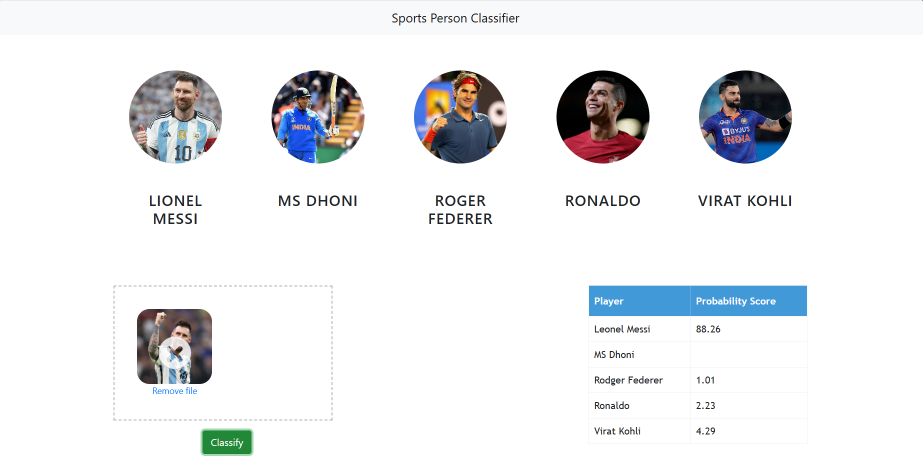
#> input picture UI image.png, 1846 x 922 px, given in place of test1.png, which was not available (shown at 1/2 size)
$ jupyter execute --allow-errors main.ipynb   (shell and % lines are left out)
#> lines starting #> are read from the running program, lines starting #| are printed output that depends on the picture; pictures that were not available may be replaced by others from this repository, and a replacement may not be noted
[cell 1]
import numpy as np
import cv2
import matplotlib
from matplotlib import pyplot as plt

[cell 2]
img = cv2.imread("C:\\Users\\prana\\Desktop\\Anaconda\\ML\\Sports_celebrity_Classification\\model\\test_images\\test1.png")
#> img is the input picture: shape (922, 1846, 3); mean B, G, R 237.9, 236.2, 235.2
img.shape
#> Out = (922, 1846, 3)

[cell 3]
plt.imshow(img)

[cell 4]
gray = cv2.cvtColor(img , cv2.COLOR_BGR2GRAY)
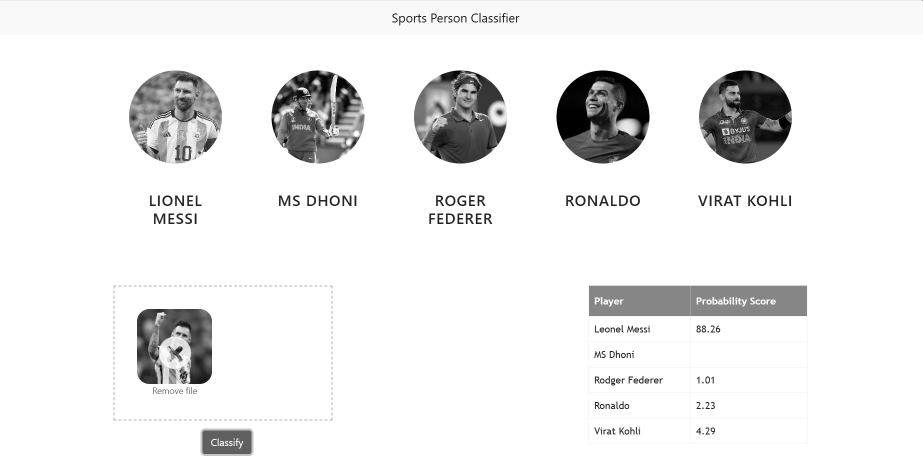
#> gray: shape (922, 1846) (shown at 1/2 size); min 0, max 255, mean 236.1
gray.shape
#> Out = (922, 1846)

[cell 5]
gray

[cell 6]
plt.imshow(img , cmap='gray')

[cell 7]
import cv2

face_cascade = cv2.CascadeClassifier('C:\\Users\\prana\\Desktop\\Anaconda\\ML\\Sports_celebrity_Classification\\model\\OpenCV\\haarcascade_frontalface_default.xml')
eye_cascade = cv2.CascadeClassifier('C:\\Users\\prana\\Desktop\\Anaconda\\ML\\Sports_celebrity_Classification\\model\\OpenCV\\haarcascade_eye.xml')

if face_cascade.empty():
    print("Error loading face cascade")
if eye_cascade.empty():
    print("Error loading eye cascade")

[cell 8]
faces = face_cascade.detectMultiScale(gray , 1.3 , 5)
#> faces = [[339, 164, 51, 51], [910, 164, 53, 53], [1161, 159, 72, 72]]

[cell 9]
faces
#> Out has the same summary as faces

[cell 10]
(x,y,w,h) = faces[0]
#> x = 339; y = 164; w = 51; h = 51
x,y,w,h
#> Out = (339, 164, 51, 51)

[cell 11]
face_img = cv2.rectangle(img , (x,y) , (x+w , y+h),(255,0,0),2)
plt.imshow(face_img)

[cell 12]
cv2.destroyAllWindows()
for(x,y,w,h) in faces:
    face_img = cv2.rectangle(img,(x,y),(x+w,y+h),(255,0,0),2)
    roi_gray = gray[y:y+h , x:x+w]
    roi_color = face_img[y:y+h , x:x+w]
    eyes = eye_cascade.detectMultiScale(roi_gray, scaleFactor=1.1, minNeighbors=5, minSize=(20, 20))
    for(ex,ey,ew,eh) in eyes:
        cv2.rectangle(roi_color , (ex,ey) , (ex+ew , ey+eh),(0,255,0),2)
#> this loop made 3 passes
#> pass 1, `roi_gray = gray[y:y+h , x:x+w]`:
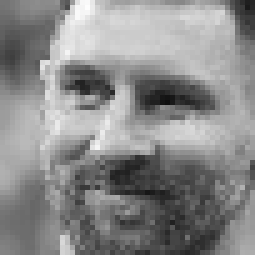
#> roi_gray: shape (51, 51) (shown 5 times larger); min 15, max 253, mean 137.8
#> pass 2, `face_img = cv2.rectangle(img,(x,y),(x+w,y+h),(255,0,0),2)`:
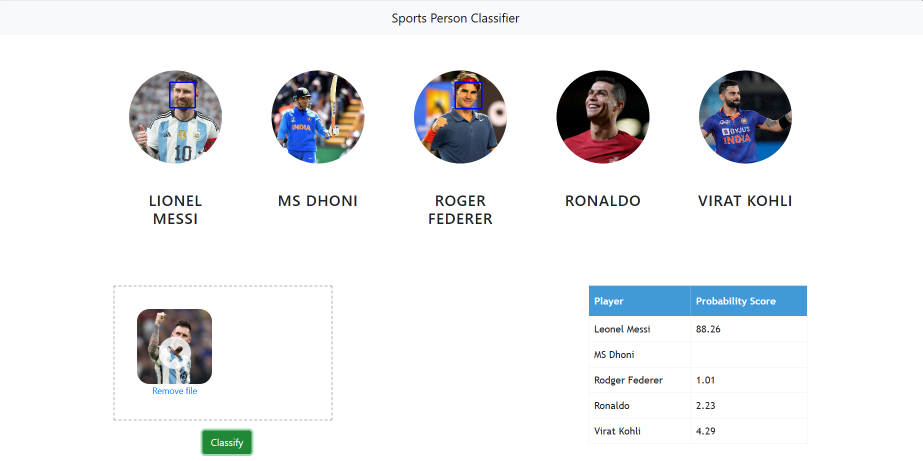
#> face_img: shape (922, 1846, 3) (shown at 1/2 size); mean B, G, R 238.1, 236.2, 235.1
#> pass 2, `roi_gray = gray[y:y+h , x:x+w]`:
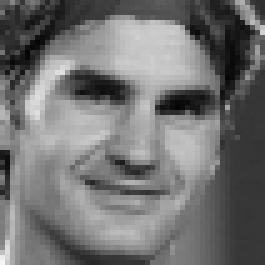
#> roi_gray: shape (53, 53) (shown 5 times larger); min 4, max 245, mean 114.3
#> after the loop:
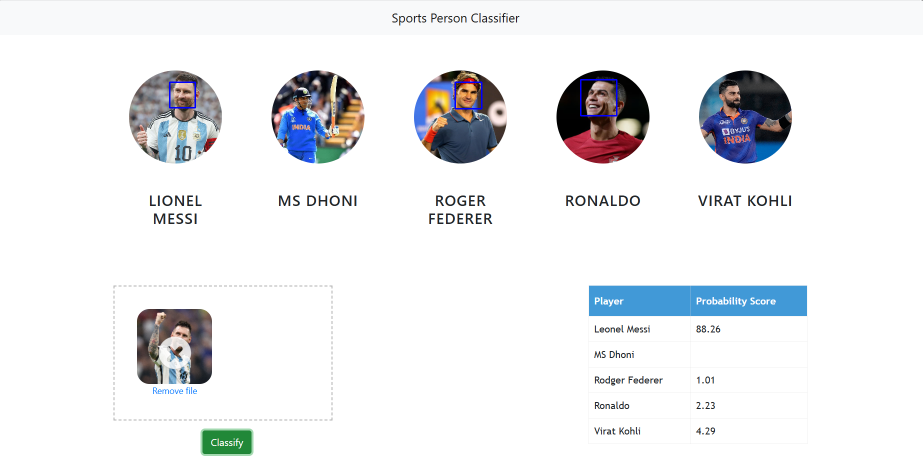
#> img: shape (922, 1846, 3) (shown at 1/2 size); mean B, G, R 238.2, 236.1, 235
#> after the loop:
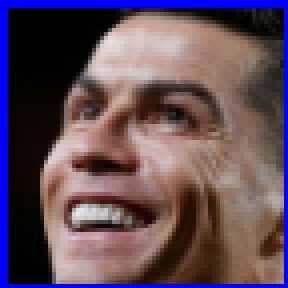
#> roi_color: shape (72, 72, 3) (shown 4 times larger); mean B, G, R 90.2, 76, 96.5
#> after the loop:
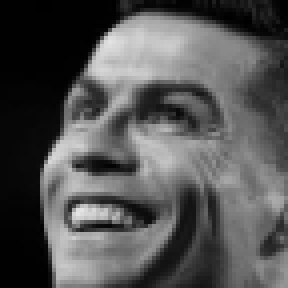
#> roi_gray: shape (72, 72) (shown 4 times larger); min 0, max 228, mean 83.6

plt.figure()
plt.imshow(face_img , cmap='gray')
plt.show()

[cell 13]
plt.imshow(roi_color , cmap = 'gray')

[cell 14]
def get_cropped_image_if_2_eyes(image_path):
    img = cv2.imread(image_path)
    gray = cv2.cvtColor(img , cv2.COLOR_BGR2GRAY)
    faces = face_cascade.detectMultiScale(gray , 1.3,5)
    for (x,y,w,h) in faces:
        roi_gray = gray[y:y+h , x:x+w]
        roi_color = img[y:y+h , x:x+w]
        eyes = eye_cascade.detectMultiScale(roi_gray)
        if len(eyes) >=2:
            return roi_color
#> this loop made 3 passes
#> pass 1, in get_cropped_image_if_2_eyes, `roi_color = img[y:y+h , x:x+w]`:
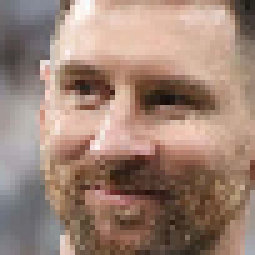
#> roi_color: shape (51, 51, 3) (shown 5 times larger); mean B, G, R 117.9, 131.4, 158.1
#> pass 2, in get_cropped_image_if_2_eyes, `roi_color = img[y:y+h , x:x+w]`:
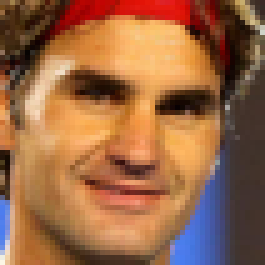
#> roi_color: shape (53, 53, 3) (shown 5 times larger); mean B, G, R 69, 102.8, 154.1
#> pass 3, in get_cropped_image_if_2_eyes, `roi_color = img[y:y+h , x:x+w]`:
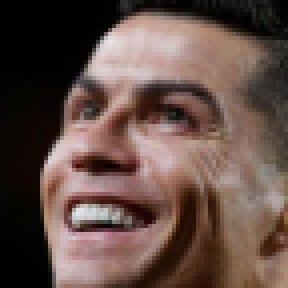
#> roi_color: shape (72, 72, 3) (shown 4 times larger); mean B, G, R 71.1, 78.1, 99.1

[cell 15]
original_image = cv2.imread("C:\\Users\\prana\\Desktop\\Anaconda\\ML\\Sports_celebrity_Classification\\model\\test_images\\test1.png")
plt.imshow(original_image)

[cell 16]
cropped_image = get_cropped_image_if_2_eyes("C:\\Users\\prana\\Desktop\\Anaconda\\ML\\Sports_celebrity_Classification\\model\\test_images\\test1.png")
#> (the rest of this cell did not finish here and is left out)

[cell 17]
org_image_obstructed = cv2.imread("C:\\Users\\prana\\Desktop\\Anaconda\\ML\\Sports_celebrity_Classification\\model\\test_images\\test2.jpg")
plt.imshow(org_image_obstructed)

[cell 18]
cropped_image_no_2_eyes = get_cropped_image_if_2_eyes("C:\\Users\\prana\\Desktop\\Anaconda\\ML\\Sports_celebrity_Classification\\model\\test_images\\test2.jpg")
#> the loop in get_cropped_image_if_2_eyes (call 2), `for (x,y,w,h) in faces:` made 3 passes
cropped_image_no_2_eyes

[cell 19]
path_to_data = "C:\\Users\\prana\\Desktop\\Anaconda\\ML\\Sports_celebrity_Classification\\model\\dataset"
path_to_cr_data = "C:\\Users\\prana\\Desktop\\Anaconda\\ML\\Sports_celebrity_Classification\\model\\crop"

[cell 20]
import os
img_dirs = []
for entry in os.scandir(path_to_data):
    if entry.is_dir():
        img_dirs.append(entry.path)

[cell 21]
img_dirs

[cell 22]
import shutil
if os.path.exists(path_to_cr_data):
     shutil.rmtree(path_to_cr_data)
os.mkdir(path_to_cr_data)

[cell 23]
cropped_image_dirs = []
celebrity_file_names_dict = {}

for img_dir in img_dirs:
    count = 1
    celebrity_name = os.path.basename(img_dir)  # Get the name of the celebrity from the directory
    print(celebrity_name)

    celebrity_file_names_dict[celebrity_name] = []

    for entry in os.scandir(img_dir):
        if entry.is_file() and entry.name.lower().endswith(('png', 'jpg', 'jpeg')):
            try:
                roi_color = get_cropped_image_if_2_eyes(entry.path)
                if roi_color is not None:
                    cropped_folder = os.path.join(path_to_cr_data, celebrity_name)
                    if not os.path.exists(cropped_folder):
                        os.makedirs(cropped_folder)
                        cropped_image_dirs.append(cropped_folder)
                        print("Generating cropped images in folder:", cropped_folder)

                    cropped_file_name = f"{celebrity_name}{count}.png"
                    cropped_file_path = os.path.join(cropped_folder, cropped_file_name)

                    cv2.imwrite(cropped_file_path, roi_color)
                    celebrity_file_names_dict[celebrity_name].append(cropped_file_path)
                    count += 1
            except Exception as e:
                print(f"Error processing image: {entry.path}. Error: {e}")
        else:
            print(f"Skipping non-image file: {entry.path}")

# Output the results for verification
print("Cropped image directories:")
for dir in cropped_image_dirs:
    print(dir)

print("\nCelebrity file names dictionary:")
for celeb, files in celebrity_file_names_dict.items():
    print(f"{celeb}: {len(files)} files")

[cell 24]
import numpy as np
import pywt

[cell 25]
def w2d(img, mode='haar', level=1):
    imArray = img
    # Datatype conversions
    # Convert to grayscale
    imArray = cv2.cvtColor(imArray, cv2.COLOR_RGB2GRAY)
    # Convert to float
    imArray = np.float32(imArray)
    imArray /= 255
    # Compute coefficients
    coeffs = pywt.wavedec2(imArray, mode, level=level)

    # Process coefficients
    coeffs_H = list(coeffs)
    coeffs_H[0] *= 0

    # Reconstruction
    imArray_H = pywt.waverec2(coeffs_H, mode)
    imArray_H *= 255
    imArray_H = np.uint8(imArray_H)

    return imArray_H

#> (a cell that did not finish here is left out)

[cell 27]
celebrity_file_names_dict

[cell 28]
class_dict = {}
count = 0
for celebrity_name in celebrity_file_names_dict.keys():
    class_dict[celebrity_name] = count
    count += 1

class_dict
